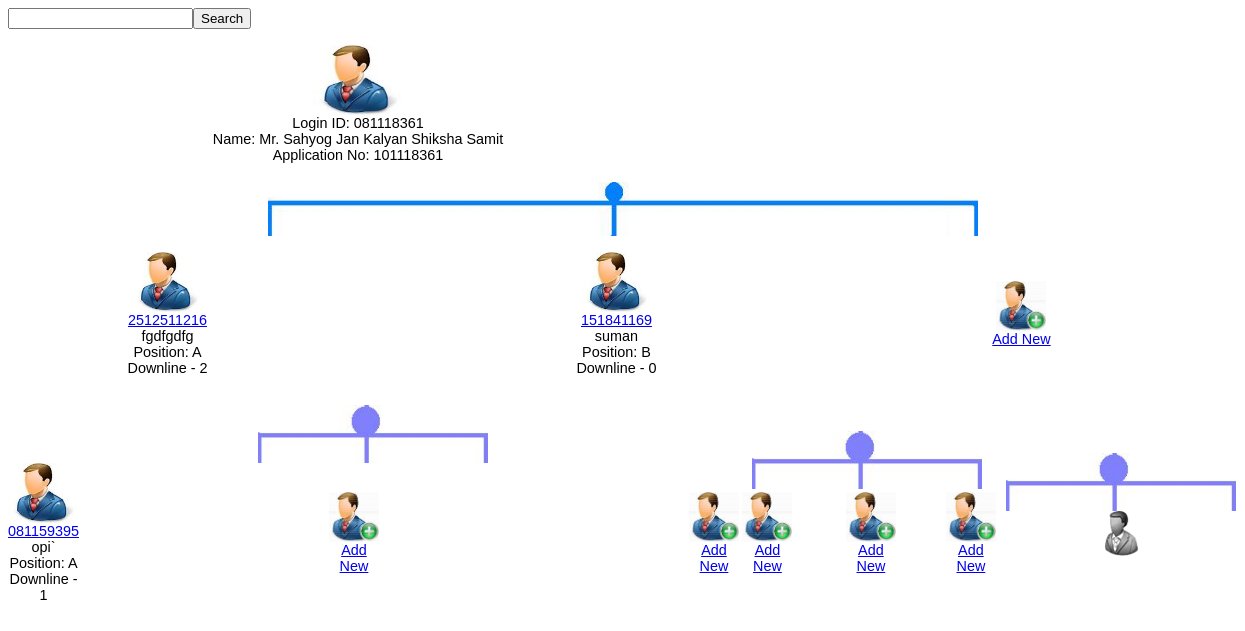
The page /includes_old/code.txt.php?sno=10001 on the database its author committed.
### tables this page shows
CREATE TABLE `user_info` (
  `s_id` varchar(15) NOT NULL,
  `form_type` varchar(6) NOT NULL,
  `m_name` varchar(35) NOT NULL,
  `pname` varchar(35) NOT NULL,
  `m_dob` date NOT NULL,
  `m_status` varchar(10) NOT NULL,
  `nationality` varchar(10) NOT NULL,
  `address` varchar(65) NOT NULL,
  `mailing_address` varchar(65) NOT NULL,
  `city` varchar(20) NOT NULL,
  `state` varchar(20) NOT NULL,
  `pincode` varchar(10) NOT NULL,
  `mobile_no` varchar(20) NOT NULL default '',
  `mobile_network` varchar(10) NOT NULL,
  `phone_office` varchar(12) NOT NULL,
  `email` varchar(30) NOT NULL,
  `dispatch_mode` varchar(10) NOT NULL,
  `n_name` varchar(35) NOT NULL,
  `picture` varchar(100) default NULL,
  `n_relation` varchar(30) NOT NULL,
  `n_address` varchar(65) NOT NULL,
  `n_dob` date NOT NULL,
  `bank_name` varchar(35) NOT NULL,
  `acc_no` varchar(14) NOT NULL,
  `bank_branch` varchar(20) NOT NULL,
  `pan_no` varchar(10) NOT NULL,
  `ifsc_code` varchar(10) NOT NULL,
  `login_id` varchar(15) NOT NULL,
  `login_pass` varchar(15) NOT NULL default '',
  `hint` varchar(50) NOT NULL,
  `hint_ans` varchar(75) NOT NULL,
  `app_no` varchar(15) NOT NULL,
  `status` varchar(20) default 'Deactive',
  `creation_time` varchar(20) default NULL,
  `donate_care` varchar(20) default NULL,
  `pos_id` int(10) default NULL,
  `tree_id` int(10) default NULL,
  PRIMARY KEY  (`login_id`)
);

### includes_old/code.txt.php (the view, shortened to what this page needs)
 <div id="content" class="box">
 <?php
echo "<form method=\"POST\" action=\"\"><input type=\"text\" name=\"search_id\">" ;
echo "</Select><input type=\"submit\" name=\"submit\" value=\"Search\"/> </form>";
 ?>
<?php
if(isset($_REQUEST["submit"]))
{
	  $search_id=$_REQUEST['search_id'];
	  $result= getSearchId($search_id,$login_id);
	  if ($result=="Yes")
	  {
	  GenerateTree($search_id);
	  }
	  else
	  {
	  echo "Sorry This search member id not under your tree";
	  }
}
else
{
    if(isset($_REQUEST['sno']))
    {
    $id_query  = "SELECT login_id FROM pin_no where sno='".$_GET["sno"]."'";
	$id_result = mysql_query($id_query);
	$id_row=mysql_fetch_array($id_result);
	$login_id=$id_row["login_id"];
	}
	GenerateTree($login_id);
}
?>
</div>
<?php
function GenerateTree($memberid)
{
	$l1="<br/><img  src='icon.gif' width='33' height='45' alt='No Record' longdesc='#' />";
	$l2="<br/><img src='icon.gif' width='33' height='45' alt='No Record' longdesc='#' />";
	$l3="<br/><img src='icon.gif' width='33' height='45' alt='No Record' longdesc='#' />";
	$query = "SELECT * FROM user_info where s_id='".$memberid."' and status='Active' order by form_type";
	$result = mysql_query($query);
	while ($row = mysql_fetch_array($result, MYSQL_BOTH))
	{
   	    if($row["form_type"]=="A")
		{$l1=getDownline($row["login_id"]);}
		if($row["form_type"]=="B")
		{$l2=getDownline($row["login_id"]);}
	}
	echo "<table border='0' class='mainTable' cellspacing='0' cellpadding='10' style='width:100%'>\n";
	echo "<tr><td  colspan='3' style='text-align:center;color:#000000; padding:0px 20px 0px 0px;display:block; width:700px;'><img  width='90' height='70' src=\"img/member.jpg\"/><br/>Login ID: ".$memberid.getInfo($memberid)."<br />"."</td></tr>";
    echo "</table>"	;
	echo "<table border='0' class='mainTable' style='width:100%'><tr><td><img width='710' src=\"img/tree.jpg\"/></td></tr></table>";
	echo "<table border='0' class='mainTable' cellspacing='0' cellpadding='10' style='width:100%'>\n";
	echo "<tr><td colspan='3' style='color:#000000;'>".getDownline($memberid)."</td></tr>";
	echo "</table>";
	echo "<table border='0' class='mainTable' cellspacing='0' cellpadding='10' style='width:100%'>\n";
	echo "<tr><td style='width:33%; color:#000000;padding:0px 0px 0px 0px;'><br/><img width='230' src=\"img/line2.jpg\"/>".$l1."</td>
	<td style='width:33%;color:#000000; padding:0px 0px 0px 0px;'><br/><img width='230' src=\"img/line2.jpg\"/>".$l2."</td>
	<td style='width:34%;color:#000000; padding:0px 0px 0px 10px; '><br/><img  width='230' src=\"img/line2.jpg\"/>".$l3."</td></tr>";
	echo "</table>\n";
}
function getDownline($memberid){
$sub_menu_id=$_GET['SM_id'];
$menu_id=$_GET['menu_id'];
$pagetitle=$_GET['nev'];
$paremeter="?nev=".$pagetitle."&menu_id=".$menu_id."&SM_id=".$sub_menu_id;
	$query = "SELECT * FROM user_info where s_id='".$memberid."' and status='Active' order by form_type";
	$result = mysql_query($query);
	$final = "<table border='0' style='width:100%;' class='internalTable' cellspacing='0' cellpadding='3'>\n";
	$final .= "<tr>";
	$nothing=true;
	$x=0;
	$linkA="<br/><a href=\"includes/add_form.php?mother_id=$memberid&line=A\" onclick=\"return GB_showCenter('Add New Member', this.href,400,600)\">Add New</a>";
	$linkB="<br/><a href=\"includes/add_form.php?mother_id=$memberid&line=B\" onclick=\"return GB_showCenter('Add New Member', this.href,400,600)\">Add New</a>";
	$linkC="<br/><a href=\"includes/add_form.php?mother_id=$memberid&line=C\" onclick=\"return GB_showCenter('Add New Member', this.href,400,600)\">Add New</a>";
	while ($row = mysql_fetch_array($result, MYSQL_BOTH))
	{
		$x++;
	$sno_query = "SELECT sno FROM pin_no where login_id='".$row["login_id"]."' and status='Used'";
	$sno_result = mysql_query($sno_query);
	$sno_row=mysql_fetch_array($sno_result);
		if($row["form_type"]=="A" && $x==1)
		{
		$final .= "<td style='width:33%; padding:0px 100px 0px 0px; /*background-color:#FFFFEC;*/' title='".getToolTip($row["login_id"])."'>
		<img  width='70' height='60' src=\"img/member.jpg\"/><br/>
		<a href='$paremeter&sno=".$sno_row["sno"]."'>".$row["login_id"]."</a><br />".$row["m_name"]."
		<br />Position: ".$row["form_type"]."<br />
		Downline - ".getCount($row["login_id"]).$_SESSION['s']."
		</td>";
		}
		if($row["form_type"]=="B" && $x==2)
		{
		$final .= "<td style='width:33%; /*background-color:#E1F0FF;*/' title='".getToolTip($row["login_id"])."'>
		<img  width='70' height='60' src=\"img/member.jpg\"/><br/>
		<a href='$paremeter&sno=".$sno_row["sno"]."'>".$row["login_id"]."</a><br />".$row["m_name"]."<br />
		Position: ".$row["form_type"]."<br />Downline - ".getCount($row["login_id"]).$_SESSION['s']."
		</td>";
		}
		$pre = $row["form_type"];
		$nothing=false;
	}
	if($nothing)
	{
	$final .= "<td style='width:33%;'><img src='img/memberadd.jpg' width='50' height='50' alt='No Record' longdesc='#' />$linkA</td>
               <td style='width:33%;padding:0px 0px 0px 50px;'><img src='img/memberadd.jpg' width='50' height='50' alt='No Record' longdesc='#' />$linkB</td>
			   <td style='width:34%; padding:0px 0px 0px 50px;'><img src='img/memberadd.jpg' width='50' height='50' alt='No Record' longdesc='#' />$linkC</td>";
    }
	if($x==2 && $pre=="B")
	{
	$final .= "<td style='width:34%; '><img src='img/memberadd.jpg' width='50' height='50' alt='No Record' longdesc='#' />$linkC</td>";
	}
	if($x==1 && $pre=="A")
	{
	$final .= "<td style='width:33%;Padding:0px 0px 0px 150px;'><img src='img/memberadd.jpg' width='50' height='50' alt='No Record' longdesc='#' />$linkB</td>
	<td style='width:34%; Padding:0px 0px 0px 310px;'><img src='img/memberadd.jpg' width='50' height='50' alt='No Record' longdesc='#' />$linkC</td>";
	}
	$final .= "</tr>";
	$final .= "</table>\n";
	return $final;
}
function getToolTip($id){
	$query = "SELECT * FROM user_info where login_id='".$id."' and status='Active'";
	$result = mysql_query($query);
	while ($row = mysql_fetch_array($result, MYSQL_BOTH)) {
    	$res = "fade=[off] cssheader=[toolHeader] cssbody=[toolBody] header=[Detail For ID  - ".$id."] body=[".$row["m_name"]."<br />Address:<br />".$row["address"]."]";
	}
	return $res;
}
function getInfo($id){
	$query = "SELECT * FROM user_info where login_id='".$id."' and status='Active'";
	$result = mysql_query($query);
	while ($row = mysql_fetch_array($result, MYSQL_BOTH)) {
    	$res = "<br />Name: ".$row["m_name"]."<br />Application No: ".$row["app_no"]."<br />";
	}
	return $res;
}
function getCount($id){
	$query = "SELECT * FROM user_info where s_id='".$id."' and status='Active'";
	$result = mysql_query($query);
	while ($row = mysql_fetch_array($result, MYSQL_BOTH))
	{
    getCount($row["login_id"]);
	}
	return "";
}
?>

### includes_old/code.txt.php (style rules this page uses)
.mainTable { border:#666666 0px solid; }
.mainTable td { font-family:Tahoma, Geneva, sans-serif; font-size:.9em; text-align:center; cursor:default; }
.internalTable td { font-family:Tahoma, Geneva, sans-serif; font-size:.9em; border:#666666 0px dotted; text-align:center; cursor:default; }

### rows shown on the page
user_info: m_name "Mr. Sahyog Jan Kalyan Shiksha Samit", app_no "101118361"
user_info: login_id "2512511216", m_name "fgdfgdfg", form_type "A", s "2"
user_info: login_id "151841169", m_name "suman", form_type "B"
user_info: login_id "081159395", m_name "opi`", form_type "A", s "1"

### other values the page prints
$memberid "081118361"
